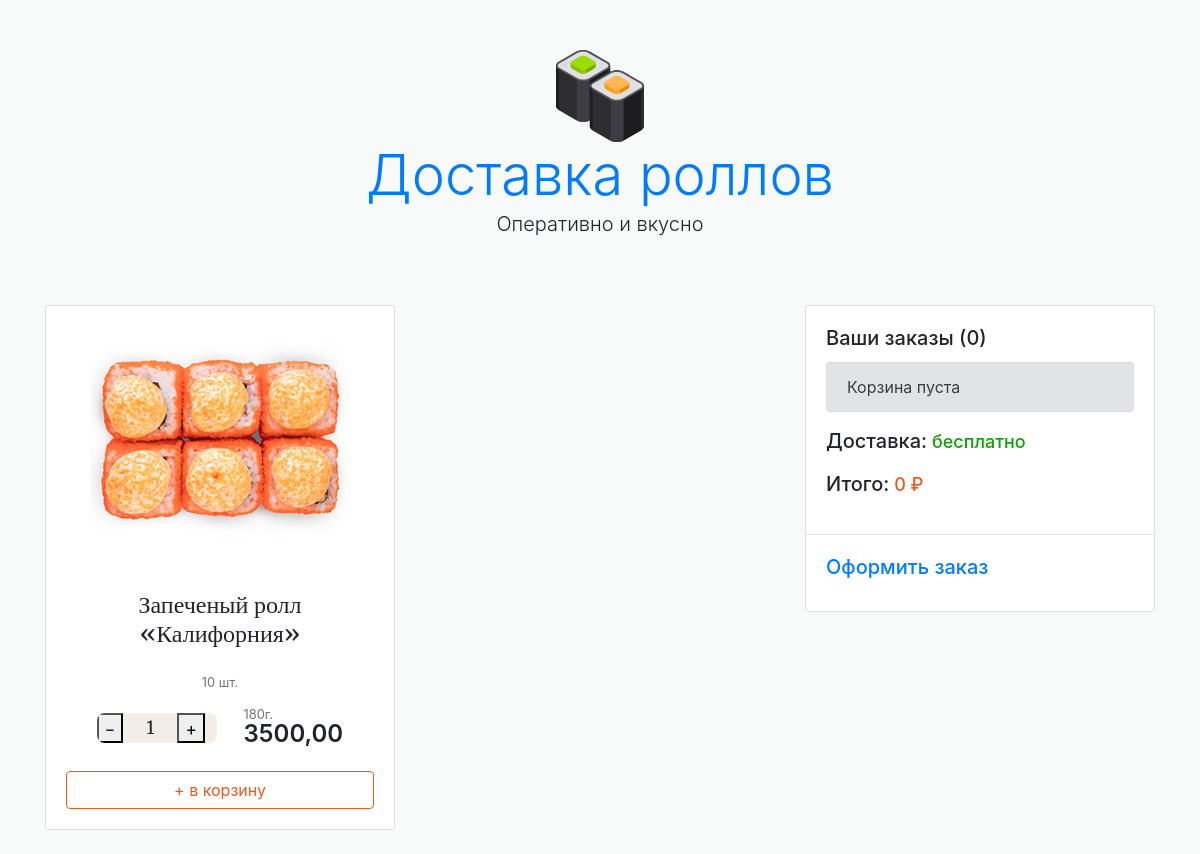
Page /product/3/ on the committed database.
### products/models.py (models this page shows, shortened)
class Product(models.Model):
    name = models.CharField(max_length=64, blank=True, null=True, default=None) # Название продукта
    price = models.DecimalField(max_digits=10, decimal_places=2, default=0)     # Цена за еденицу
    nmb = models.IntegerField(default=0)                                        # Выбор колличества
    quantity_in_stock = models.IntegerField(default=0)                          # Количество товара на складе
    short_descpription = models.TextField(blank=True, null=True, default=None)  # Короткое описание продукта
    description = models.TextField(blank=True, null=True, default=None)         # Полное описание продукта
    is_active = models.BooleanField(default=True)                               # Включение и отключени продукта для отображения на сайте
    created = models.DateTimeField(auto_now_add=True, auto_now=False)
    updated = models.DateTimeField(auto_now_add=False, auto_now=True)
    def main_image(self):
        return self.productimage_set.get(is_main=True, is_active=True)
    class Meta:
        verbose_name = 'Товар'
        verbose_name_plural = 'Товары'

class ProductImage(models.Model):
    product = models.ForeignKey(Product, on_delete=models.CASCADE, blank=True, null=True, default=None)  # Связанная модель
    image = models.ImageField(upload_to="products_images/")                                              # Картинка продукта
    is_main = models.BooleanField(default=True)                                                          # Включение продукта из фото для отображения на сайте
    is_active = models.BooleanField(default=True)                                                        # Включение основной картинки для отображения на продукте
    created = models.DateTimeField(auto_now_add=True, auto_now=False)
    updated = models.DateTimeField(auto_now_add=False, auto_now=True)
    class Meta:
        verbose_name = 'Фотография'
        verbose_name_plural = 'Фотографии'

### products/views.py (the view)
# urls.py: path('product/<product_id>/', product, name="product"),
def product(request, product_id):
    product_image = ProductImage.objects.filter(is_active=True, is_main=True)
    product = Product.objects.get(id=product_id)
    session_key = request.session.session_key
    if not session_key:
        request.session.cycle_key()
    print(request.session.session_key)
    return render(request, 'products/product.html', {'products_images': product_image, 'product': product})

### orders/context_processors.py (called while the page is built)
def getting_basket_info(request):
    session_key = request.session.session_key
    if not session_key:
        request.session["session_key"] = 123
        request.session.cycle_key()
    products_in_basket = ProductInBasket.objects.filter(session_key=session_key, is_active=True, order__isnull=True)
    products_total_nmb = products_in_basket.count()
    all_products_in_order = products_in_basket
    order_total_price = 0
    for item in all_products_in_order:
        order_total_price += item.total_price
    return locals()

### templates/products/product.html (shortened to what this page needs)
{% extends 'base.html' %}
{% load static %}
{% block content %}
      <div class="col-md-6">
         <form id="form_buying_product" method="POST" class="form-inline" action="{% url 'basket_adding' %}">
            <div class="card mb-4" data-id="{{ product.id }}">
               <img src="{{ product.main_image.image.url }}" class="product-img" alt="">
               <div class="card-body text-center">
                  <h4 id="user_name_input" class="item-title">{{ product.name }}</h4>
                  <p><small data-items-in-box class="text-muted">{{ product.quantity_in_stock }} шт.</small></p>
                  <div class="details-wrapper">
                     <div class="items counter-wrapper">
                        <button type="button" onclick="this.nextElementSibling.stepDown()">-</button>
                        <input type="number" id="number" name="number" min="1" max="{{ product_image.product.quantity_in_stock }}" value="1" readonly class="raz">
                        <button type="button" id="previousElementSibling" onclick="this.previousElementSibling.stepUp()">+</button>
                     </div>
                     <div class="price">
                        <div class="price__weight">180г.</div>
                        <div class="price__currency">{{ product.price }}</div>
                     </div>
                  </div>
                  {% if product.quantity_in_stock > 0 %}
                     <button data-cart type="submit" id="submit_btn" class="btn btn-block btn-outline-warning"
                     data-product_id = "{{ product.id }}"
                     data-image = "{{ product.main_image.image.url }}"
                     data-name = "{{ product.name }}"
                     data-price = "{{ product.price }}"
                     data-quantity = "{{ product.quantity_in_stock }}"
                     >+ в корзину</button>
                  {% else %}
                  Нет на складе
                  {% endif %}
               </div>
            </div>
         </form>
      </div>
{% endblock %}

### static/static/main.css (style rules this page uses)
body, html { background-color: #F8F9F9; height: 100%; }
h3, h4 { font-family: 'Merriweather', serif; }
.raz { all: unset; -moz-appearance: textfield; width: 3em; text-align: center; }
.product-img { width: 265px; height: auto; margin-left: auto; margin-right: auto; }
.item-title { font-size: 1.5rem; font-weight: 500; font-family: 'Merriweather', serif; height: 70px; }
.details-wrapper { display: flex; justify-content: space-between; align-items: center; margin-bottom: 25px; width: 80%; margin-left: auto; margin-right: auto; }
.items { font-family: 'Merriweather', serif; background: #f2ede7; border-radius: 8px; width: 120px; display: flex; font-size: 18px; height: 30px; overflow: hidden; }
.price { text-align: left; }
.price__weight { color: #6c757d!important; font-size: 80%; line-height: 1; }
.price__currency { font-size: 1.5rem; font-weight: 600; line-height: 1; }
.btn-outline-warning { color: #eb5a1e; border-color: #eb5a1e; }

### rows in the picture
Product: main_image.image (picture), name "Запеченый ролл «Калифорния»", quantity_in_stock "10", price "3500,00"
